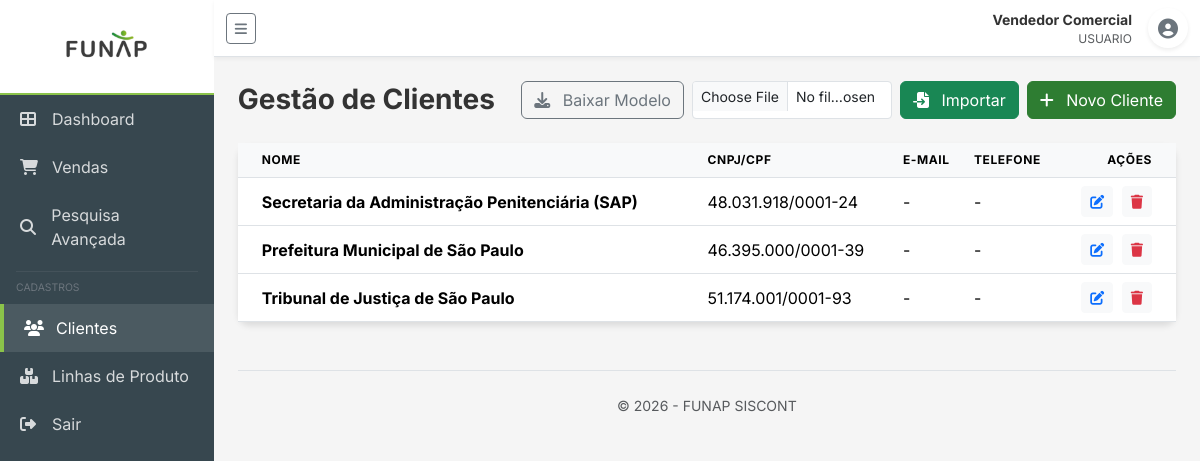
The app's page /clientes (signed in) with its own data.
### app/models/usuario.py (models this page shows)
class Usuario(Base):
    __tablename__ = "usuarios"
    id: Mapped[int] = mapped_column(primary_key=True, index=True)
    nome: Mapped[str] = mapped_column(String(150), nullable=False)
    email: Mapped[str] = mapped_column(String(200), unique=True, nullable=False, index=True)
    senha_hash: Mapped[str] = mapped_column(String(255), nullable=False)
    perfil: Mapped[PerfilEnum] = mapped_column(SAEnum(PerfilEnum), default=PerfilEnum.usuario, nullable=False)
    ativo: Mapped[bool] = mapped_column(Boolean, default=True, nullable=False)
    diretoria_id: Mapped[int | None] = mapped_column(ForeignKey("diretorias.id"), nullable=True, index=True)
    created_at: Mapped[datetime] = mapped_column(DateTime(timezone=True), server_default=func.now())
    updated_at: Mapped[datetime] = mapped_column(
        DateTime(timezone=True), server_default=func.now(), onupdate=func.now()
    )
    diretoria: Mapped["Diretoria"] = relationship("Diretoria", back_populates="usuarios")

### app/models/cliente.py (models this page shows)
class Cliente(Base):
    __tablename__ = "clientes"
    id: Mapped[int] = mapped_column(primary_key=True, index=True)
    nome: Mapped[str] = mapped_column(String(200), nullable=False, index=True)
    cnpj_cpf: Mapped[str | None] = mapped_column(String(20), nullable=True, index=True)
    email: Mapped[str | None] = mapped_column(String(200), nullable=True)
    telefone: Mapped[str | None] = mapped_column(String(30), nullable=True)
    endereco: Mapped[str | None] = mapped_column(Text, nullable=True)
    ativo: Mapped[bool] = mapped_column(default=True, nullable=False)
    created_at: Mapped[datetime] = mapped_column(DateTime(timezone=True), server_default=func.now())
    updated_at: Mapped[datetime] = mapped_column(
        DateTime(timezone=True), server_default=func.now(), onupdate=func.now()
    )
    vendas: Mapped[list["Venda"]] = relationship("Venda", back_populates="cliente")

### app/routers/clientes.py (the view)
@router.get("")
async def list_clientes(
    request: Request,
    db: Session = Depends(get_db),
    current_user: Usuario = Depends(security.get_current_active_user)
):
    clientes = cliente_repo.get_multi(db)
    return templates.TemplateResponse(
        "clientes/list.html",
        {"request": request, "clientes": clientes, "user": current_user}
    )

### app/templates/clientes/list.html (shortened to what this page needs)
{% extends "base.html" %}
{% block page_title %}Gestão de Clientes{% endblock %}
{% block actions %}
<div class="d-flex gap-2">
    <a href="/clientes/template" class="btn btn-outline-secondary">
        <i class="fas fa-download me-2"></i> Baixar Modelo
    </a>
    <form action="/clientes/importar" method="post" enctype="multipart/form-data" class="d-inline-flex gap-2">
        <input type="file" name="file" class="form-control form-control-sm" style="max-width: 200px;" required>
        <button type="submit" class="btn btn-success">
            <i class="fas fa-file-import me-2"></i> Importar
        </button>
    </form>
    <a href="/clientes/novo" class="btn btn-primary">
        <i class="fas fa-plus me-2"></i> Novo Cliente
    </a>
</div>
{% endblock %}
{% block content %}
<div class="card">
    <div class="card-body p-0">
        <div class="table-responsive">
            <table class="table table-hover align-middle mb-0">
                <thead>
                    <tr>
                        <th class="ps-4">Nome</th>
                        <th>CNPJ/CPF</th>
                        <th>E-mail</th>
                        <th>Telefone</th>
                        <th class="text-end pe-4">Ações</th>
                    </tr>
                </thead>
                <tbody>
                    {% for cliente in clientes %}
                    <tr>
                        <td class="ps-4">
                            <div class="fw-bold">{{ cliente.nome }}</div>
                        </td>
                        <td>{{ cliente.cnpj_cpf }}</td>
                        <td>{{ cliente.email or '-' }}</td>
                        <td>{{ cliente.telefone or '-' }}</td>
                        <td class="text-end pe-4">
                            <a href="/clientes/{{ cliente.id }}/editar" class="btn btn-sm btn-light text-primary me-1"
                                title="Editar">
                                <i class="fas fa-edit"></i>
                            </a>
                            <a href="/clientes/{{ cliente.id }}/excluir" class="btn btn-sm btn-light text-danger"
                                title="Excluir"
                                onclick="return confirm('Tem certeza que deseja excluir este cliente?')">
                                <i class="fas fa-trash"></i>
                            </a>
                        </td>
                    </tr>
                    {% endfor %}
                </tbody>
            </table>
        </div>
    </div>
</div>
{% endblock %}

### app/templates/base.html (shortened to what this page needs)
<!DOCTYPE html>
<html lang="pt-br">
<head>
    <link href="https://cdn.jsdelivr.net/npm/bootstrap@5.3.2/dist/css/bootstrap.min.css" rel="stylesheet">
    <link href="https://cdnjs.cloudflare.com/ajax/libs/font-awesome/6.4.2/css/all.min.css" rel="stylesheet">
    <link href="{{ url_for('static', path='/css/styles.css') }}" rel="stylesheet">
</head>
<body>
    <div class="d-flex" id="wrapper">
        {% if user %}
        <div id="sidebar-wrapper">
            <div class="sidebar-heading">
                <img src="{{ url_for('static', path='/img/sidebar_logo.png') }}" alt="FUNAP">
            </div>
            <div class="list-group list-group-flush">
                <a href="/dashboard"
                    class="list-group-item list-group-item-action {% if request.url.path == '/dashboard' %}active{% endif %}">
                    <i class="fas fa-th-large"></i> Dashboard
                </a>
                <a href="/vendas"
                    class="list-group-item list-group-item-action {% if '/vendas' in request.url.path %}active{% endif %}">
                    <i class="fas fa-shopping-cart"></i> Vendas
                </a>
                <a href="/vendas"
                    class="list-group-item list-group-item-action {% if request.url.path == '/vendas' %}active{% endif %}">
                    <i class="fas fa-search"></i> Pesquisa Avançada
                </a>
                <hr class="mx-3 my-2 border-secondary">
                <div class="px-3 mb-2 small text-uppercase text-secondary" style="font-size: 0.65rem;">Cadastros</div>
                <a href="/clientes"
                    class="list-group-item list-group-item-action {% if '/clientes' in request.url.path %}active{% endif %}">
                    <i class="fas fa-users"></i> Clientes
                </a>
                <a href="/linhas-produto"
                    class="list-group-item list-group-item-action {% if '/linhas-produto' in request.url.path %}active{% endif %}">
                    <i class="fas fa-boxes"></i> Linhas de Produto
                </a>
                <a href="/logout" class="list-group-item list-group-item-action mt-auto text-danger">
                    <i class="fas fa-sign-out-alt"></i> Sair
                </a>
            </div>
        </div>
        {% endif %}
        <div id="page-content-wrapper">
            <nav class="navbar navbar-expand-lg navbar-light bg-light border-bottom">
                <div class="container-fluid">
                    {% if user %}
                    <button class="btn btn-outline-secondary btn-sm me-3" id="menu-toggle">
                        <i class="fas fa-bars"></i>
                    </button>
                    {% else %}
                    <img src="{{ url_for('static', path='/img/logo.png') }}" alt="Logo" style="height: 30px;"
                        class="me-2">
                    <span class="fw-bold text-success">SISCONT</span>
                    {% endif %}
                    <div class="ms-auto d-flex align-items-center">
                        {% if user %}
                        <div class="me-3 text-end d-none d-md-block">
                            <div class="small fw-bold">{{ user.nome }}</div>
                            <div class="text-muted" style="font-size: 0.75rem;">{{ user.perfil | upper }}</div>
                        </div>
                        <div class="btn-group">
                            <button type="button" class="btn btn-white rounded-circle shadow-sm"
                                data-bs-toggle="dropdown" aria-expanded="false"
                                style="width: 40px; height: 40px; padding: 0;">
                                <i class="fas fa-user-circle fa-lg text-secondary"></i>
                            </button>
                        </div>
                        {% endif %}
                    </div>
                </div>
            </nav>
            <div class="container-fluid p-4">
                <div class="d-flex justify-content-between align-items-center mb-4">
                    <h1 class="h3 mb-0 fw-bold">{% block page_title %}{% endblock %}</h1>
                    {% block actions %}{% endblock %}
                </div>
                {% block content %}{% endblock %}
                <footer class="mt-5 pt-4 text-center border-top">
                    <p class="text-muted small">© 2026 - FUNAP SISCONT</p>
                </footer>
            </div>
        </div>
    </div>
</body>
</html>

### app/static/css/styles.css (style rules this page uses)
:root { --primary-color: #2e7d32; --primary-light: #60ad5e; --primary-dark: #005005; --secondary-color: #37474f; --accent-color: #8bc34a; --background-color: #f5f5f5; --sidebar-width: 260px; --card-shadow: 0 4px 6px rgba(0, 0, 0, 0.1); --transition-speed: 0.3s; }
body { font-family: 'Inter', 'Segoe UI', Roboto, sans-serif; background-color: var(--background-color); color: #333; overflow-x: hidden; }
#sidebar-wrapper { min-height: 100vh; width: var(--sidebar-width); background: var(--secondary-color); color: white; transition: all var(--transition-speed); }
.sidebar-heading { padding: 0.25rem 0.75rem; background: #ffffff; border-bottom: 2px solid var(--accent-color); text-align: center; display: flex; justify-content: center; align-items: center; overflow: hidden; }
.sidebar-heading img { max-width: 100%; height: auto; max-height: 85px; object-fit: contain; }
.list-group-item { background: transparent !important; color: rgba(255, 255, 255, 0.8) !important; border: none !important; padding: 12px 20px !important; transition: all 0.2s; display: flex; align-items: center; gap: 12px; }
.list-group-item:hover, .list-group-item.active { background: rgba(255, 255, 255, 0.1) !important; color: #fff !important; border-left: 4px solid var(--accent-color) !important; }
.list-group-item i { width: 20px; }
#page-content-wrapper { width: 100%; transition: all var(--transition-speed); }
.navbar { background: white !important; box-shadow: 0 2px 4px rgba(0, 0, 0, 0.05); }
.card { border: none; border-radius: 12px; box-shadow: var(--card-shadow); margin-bottom: 1.5rem; }
.btn-primary { background-color: var(--primary-color); border-color: var(--primary-color); }
.table thead th { background-color: #f8f9fa; text-transform: uppercase; font-size: 0.75rem; letter-spacing: 0.05em; border-top: none; }

### records on screen
Usuario: nome "Vendedor Comercial", perfil "USUARIO"
Cliente: nome "Secretaria da Administração Penitenciária (SAP)", cnpj_cpf "48.031.918/0001-24", email "-", telefone "-"
Cliente: nome "Prefeitura Municipal de São Paulo", cnpj_cpf "46.395.000/0001-39", email "-", telefone "-"
Cliente: nome "Tribunal de Justiça de São Paulo", cnpj_cpf "51.174.001/0001-93", email "-", telefone "-"
